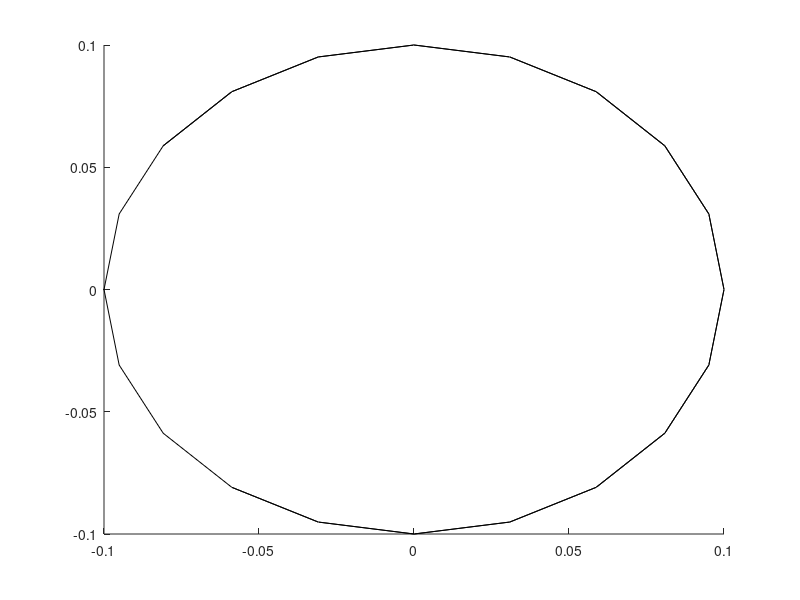

Write the MATLAB code that produced this figure. (Note: this script raises an error after producing the figure.)
% make_cylinder_special.m

clear; close all;

Radius = 0.1;
Height = 0.3;
SideCount = 20;

% Vertices
n_side = SideCount;

for i_ver=1:n_side
    VertexData(i_ver,:) = [Radius*cos(2*pi/n_side*i_ver),Radius*sin(2*pi/n_side*i_ver),0];
    VertexData(n_side+i_ver,:) = [Radius*cos(2*pi/n_side*i_ver),Radius*sin(2*pi/n_side*i_ver),Height];
end

% Side Patches
for i_pat=1:n_side-1
    Index_Patch1(i_pat,:) = [i_pat,i_pat+1,i_pat+1+n_side,i_pat+n_side];
end
Index_Patch1(n_side,:) = [n_side,1,1+n_side,2*n_side];

for i_pat=1:n_side
    
    % Side patches data
    PatchData1_X(:,i_pat) = VertexData(Index_Patch1(i_pat,:),1);
    PatchData1_Y(:,i_pat) = VertexData(Index_Patch1(i_pat,:),2);
    PatchData1_Z(:,i_pat) = VertexData(Index_Patch1(i_pat,:),3);
end

% Draw side patches
figure(1);
h1 = patch(PatchData1_X,PatchData1_Y,PatchData1_Z,'y');
set(h1,'FaceLighting','phong','EdgeLighting','phong');
set(h1,'EraseMode','normal');

% Bottom Patches
Index_Patch2(1,:) = [1:n_side];
Index_Patch2(2,:) = [n_side+1:2*n_side];

for i_pat=1:2
    
    % Bottom patches data
    PatchData2_X(:,i_pat) = VertexData(Index_Patch2(i_pat,:),1);
    PatchData2_Y(:,i_pat) = VertexData(Index_Patch2(i_pat,:),2);
    PatchData2_Z(:,i_pat) = VertexData(Index_Patch2(i_pat,:),3);
end

% Draw bottom patches
figure(1);
h2 = patch(PatchData2_X,PatchData2_Y,PatchData2_Z,'y');
set(h2,'FaceLighting','phong','EdgeLighting','phong');
set(h2,'EraseMode','normal');

% Axes settings
xlabel('x','FontSize',14);
ylabel('y','FontSize',14);
zlabel('z','FontSize',14);
set(gca,'FontSize',14);
axis vis3d equal;
view([-37.5,30]);
camlight;
grid on;
xlim([-0.2,0.2]);
ylim([-0.2,0.2]);
zlim([-0,0.4]);



